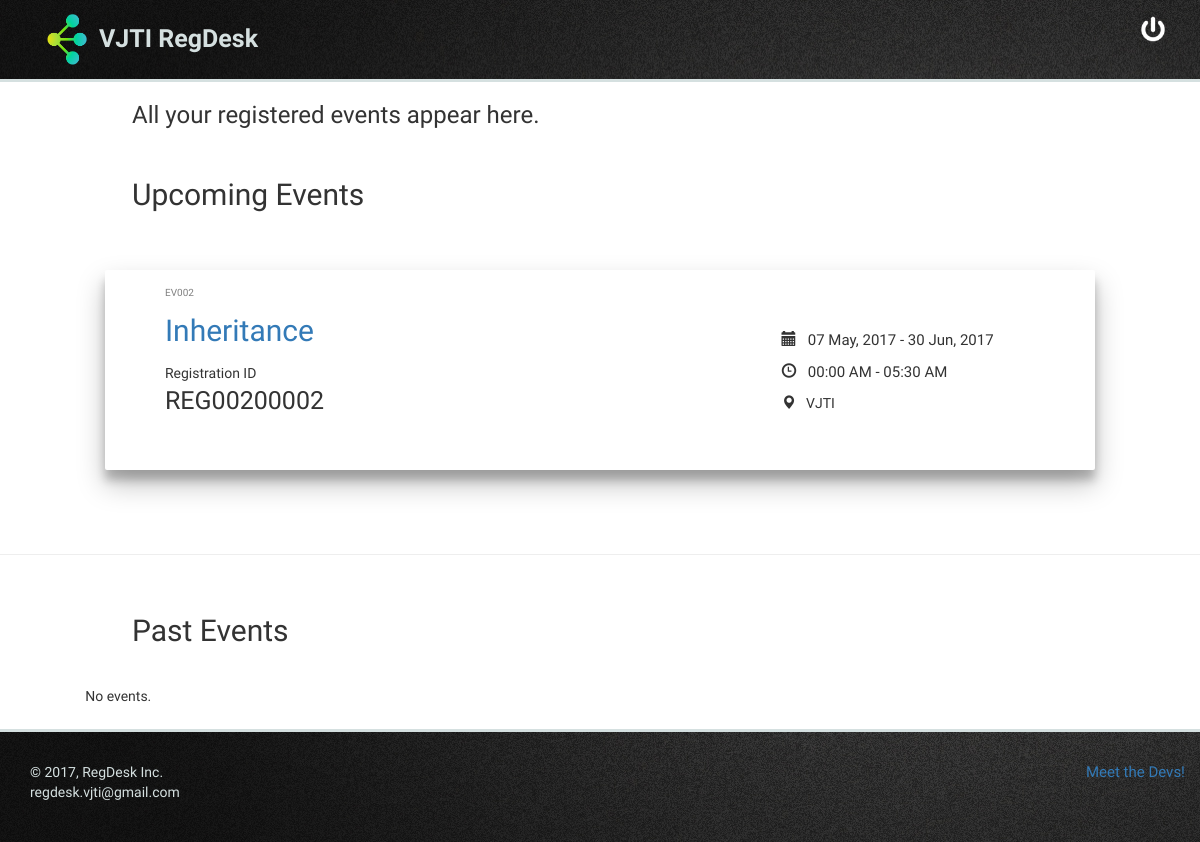
The app's page /public/myevents.php (signed in) with its own data.
### tables this page shows
CREATE TABLE `registrations` (
  `registration_id` int(11) NOT NULL,
  `user_id` int(11) NOT NULL,
  `event_id` int(11) NOT NULL,
  `registration_timestamp` timestamp NOT NULL DEFAULT CURRENT_TIMESTAMP
);

CREATE TABLE `events` (
  `event_id` int(11) NOT NULL,
  `event_name` varchar(64) NOT NULL,
  `description` text NOT NULL,
  `start_date` date NOT NULL,
  `start_time` time NOT NULL,
  `end_date` date DEFAULT NULL,
  `end_time` time DEFAULT NULL,
  `venue` varchar(64) NOT NULL,
  `category` tinyint(4) NOT NULL,
  `committee` int(11) NOT NULL,
  `incharge1_name` varchar(50) NOT NULL,
  `incharge1_contact` varchar(10) NOT NULL,
  `incharge2_name` varchar(50) DEFAULT NULL,
  `incharge2_contact` varchar(10) DEFAULT NULL,
  `cost` smallint(6) NOT NULL DEFAULT '0',
  `refreshment` tinyint(1) DEFAULT '0',
  `note` text,
  `manager` int(11) NOT NULL,
  `banner` varchar(5) NOT NULL DEFAULT '.jpg',
  `post_timestamp` timestamp NOT NULL DEFAULT CURRENT_TIMESTAMP
);

### public/myevents.php (the view, shortened to what this page needs)
<?php
	require_once(__DIR__ . '/../includes/dbconfig.php');
	$up_query = "SELECT registrations.registration_id, events.event_id, events.event_name, events.start_date, events.end_date, events.start_time, events.end_time, events.venue FROM events INNER JOIN registrations ON events.event_id = registrations.event_id WHERE registrations.user_id = ".$_SESSION['user_id']." ORDER BY events.start_date ASC";
	$up_result = mysqli_query($dbc, $up_query);
	$past_query = "SELECT event_id, event_name, start_date, end_date, start_time, end_time, venue FROM archived_events WHERE manager = ".$_SESSION['user_id']." ORDER BY start_date DESC";
	$past_result = mysqli_query($dbc, $past_query);
	require_once(__DIR__ . '/../includes/header.php');
?>
	<h3 style="padding-left: 11%;">All your registered events appear here.</h2>
		<div class="container-fluid">
			<div style="text-align:left;padding-top:3%;padding-left:10%;">
				<p style="font-size:30px; font-family: 'Raleway', sans-serif;">Upcoming Events</p>
			</div>
			<div class="container" id="h">
				<?php
	if (mysqli_num_rows($up_result) != 0) {
		while ($event = mysqli_fetch_array($up_result)) {
?>
					<div id="a" class="cube">
						<div class="row">
							<div class="col-sm-7">
								<div style="text-align: left;padding-top: 1%;padding-left: 9%;">
									<p style="font-size: 10px; color: gray; padding-bottom: 0px;">
										<?php echo 'EV'.htmlspecialchars(str_pad($event['event_id'], 3, '0', STR_PAD_LEFT)); ?>
									</p>
									<a href="event.php?event=<?php echo $event['event_id']; ?>">
										<p style="font-size:30px;font-family: 'Raleway', sans-serif;">
											<?php echo $event['event_name']; ?>
										</p>
									</a>
									<p>
										Registration ID
										<br>
										<span style="font-size: 25px;">REG<?php echo (str_pad($event['event_id'], 3, '0', STR_PAD_LEFT)).(str_pad($event['registration_id'], 5, '0', STR_PAD_LEFT)); ?></span>
									</p>
								</div>
							</div>
							<div class="col-sm-1">
							</div>
							<div class="col-sm-4" style="padding-top: 5%;">
								<p style="font-size:15px;"><span class="glyphicon glyphicon-calendar"></span>&nbsp;&nbsp;
									<?php
	if (empty($event['end_date']))
		echo htmlspecialchars(date('d M, Y', strtotime($event['start_date'])));
	else
		echo htmlspecialchars(date('d M, Y', strtotime($event['start_date']))).' - '.htmlspecialchars(date('d M, Y', strtotime($event['end_date'])));
?>
								</p>
								<p style="font-size:15px;"><span class="glyphicon glyphicon-time"></span>&nbsp;&nbsp;
									<?php
	if (empty($event['end_time']))
		echo htmlspecialchars(date('H:i A', strtotime($event['start_time'])));
	else
		echo htmlspecialchars(date('H:i A', strtotime($event['start_time']))).' - '.htmlspecialchars(date('H:i A', strtotime($event['end_time'])));;
?>
								</p>
								<p style="font-size:15 px;"><span class="glyphicon glyphicon-map-marker"></span>&nbsp;&nbsp;
									<?php
	echo htmlspecialchars($event['venue']);
?>
								</p>
							</div>
						</div>
					</div>
					<br>
					<?php
		}
	}
?>
			</div>
		</div>
		<hr>
		<div class="container-fluid">
			<div style="text-align:left;padding-top:3%;padding-left:10%;">
				<p style="font-size:30px; font-family: 'Raleway', sans-serif;">Past Events</p>
			</div>
			<div class="container" id="h">
				<?php
	if (mysqli_num_rows($past_result) != 0) {
		while ($event = mysqli_fetch_array($past_result)) {
?>
					<div id="a" class="cube">
						<div class="row">
							<div class="col-sm-7">
								<div style="text-align: left;padding-top: 1%;padding-left: 9%;">
									<p style="font-size: 10px; color: gray; padding-bottom: 0px;">
										<?php echo 'EV'.htmlspecialchars(str_pad($event['event_id'], 3, '0', STR_PAD_LEFT)); ?>
									</p>
									<a href="event.php?event=<?php echo $event['event_id']; ?>">
										<p style="font-size:30px;font-family: 'Raleway', sans-serif;">
											<?php echo $event['event_name']; ?>
										</p>
									</a>
									<p>
										Registration ID
										<br>
										<span style="font-size: 25px;">REG<?php echo (str_pad($event['event_id'], 3, '0', STR_PAD_LEFT)).(str_pad($event['registration_id'], 5, '0', STR_PAD_LEFT)); ?></span>
									</p>
								</div>
							</div>
							<div class="col-sm-1">
							</div>
							<div class="col-sm-4" style="padding-top: 5%;">
								<p style="font-size:15px;"><span class="glyphicon glyphicon-calendar"></span>&nbsp;&nbsp;
									<?php
	if (empty($event['end_date']))
		echo htmlspecialchars(date('d M, Y', strtotime($event['start_date'])));
	else
		echo htmlspecialchars(date('d M, Y', strtotime($event['start_date']))).' - '.htmlspecialchars(date('d M, Y', strtotime($event['end_date'])));
?>
								</p>
								<p style="font-size:15px;"><span class="glyphicon glyphicon-time"></span>&nbsp;&nbsp;
									<?php
	if (empty($event['end_time']))
		echo htmlspecialchars(date('H:i A', strtotime($event['start_time'])));
	else
		echo htmlspecialchars(date('H:i A', strtotime($event['start_time']))).' - '.htmlspecialchars(date('H:i A', strtotime($event['end_time'])));;
?>
								</p>
								<p style="font-size:15 px;"><span class="glyphicon glyphicon-map-marker"></span>&nbsp;&nbsp;
									<?php
	echo htmlspecialchars($event['venue']);
?>
								</p>
							</div>
						</div>
					</div>
					<br>
					<?php
		}
	}
	else
		echo "No events.";
?>
			</div>
		</div>
		<?php
	require_once(__DIR__ . '/../includes/footer.php');
?>

### css/manageevents.css (style rules this page uses)
#a.cube { box-shadow: 0 14px 28px rgba(0,0,0,0.25), 0 10px 10px rgba(0,0,0,0.22); background: #fff; border-radius: 2px; margin: 20px; padding: 10px; min-width: 200px; min-height: 200px; }
#h.container { padding-top: 2%; padding-right: 6%; padding-left: 6%; padding-bottom: 2%; }

### includes/header.php (style rules this page uses)
body { font-family: 'PT Sans', sans-serif; padding-bottom: 0px; padding-right: 0px; }

### records on screen
registrations: event.event_id "002", event.event_name "Inheritance", registration_id "00002", event.start_date "07 May, 2017", event.end_date "30 Jun, 2017", event.start_time "00:00 AM", event.end_time "05:30 AM", event.venue "VJTI"

### other values on screen
USER "regdesk.vjti@gmail.com"
